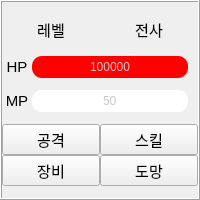
       <widget class="QFrame" name="frame_1">
        <property name="sizePolicy">
         <sizepolicy hsizetype="Expanding" vsizetype="Preferred">
          <horstretch>0</horstretch>
          <verstretch>0</verstretch>
         </sizepolicy>
        </property>
        <property name="minimumSize">
         <size>
          <width>180</width>
          <height>200</height>
         </size>
        </property>
        <property name="maximumSize">
         <size>
          <width>16777215</width>
          <height>200</height>
         </size>
        </property>
        <property name="frameShape">
         <enum>QFrame::Box</enum>
        </property>
        <property name="frameShadow">
         <enum>QFrame::Raised</enum>
        </property>
        <layout class="QGridLayout" name="gridLayout_4">
         <property name="leftMargin">
          <number>0</number>
         </property>
         <property name="topMargin">
          <number>0</number>
         </property>
         <property name="rightMargin">
          <number>0</number>
         </property>
         <property name="bottomMargin">
          <number>0</number>
         </property>
         <property name="spacing">
          <number>0</number>
         </property>
         <item row="2" column="0">
          <layout class="QHBoxLayout" name="horizontalLayout_4">
           <property name="spacing">
            <number>0</number>
           </property>
           <property name="rightMargin">
            <number>10</number>
           </property>
           <item>
            <widget class="QLabel" name="mp_1">
             <property name="sizePolicy">
              <sizepolicy hsizetype="Preferred" vsizetype="Preferred">
               <horstretch>0</horstretch>
               <verstretch>0</verstretch>
              </sizepolicy>
             </property>
             <property name="minimumSize">
              <size>
               <width>30</width>
               <height>0</height>
              </size>
             </property>
             <property name="font">
              <font>
               <pointsize>11</pointsize>
              </font>
             </property>
             <property name="text">
              <string>MP</string>
             </property>
             <property name="scaledContents">
              <bool>true</bool>
             </property>
             <property name="alignment">
              <set>Qt::AlignCenter</set>
             </property>
            </widget>
           </item>
           <item>
            <widget class="QProgressBar" name="mp_warrior">
             <property name="styleSheet">
              <string notr="true">QProgressBar{
  background-color: rgb(255, 255, 255);
  color:rgb(200,200,200);
  border-style: none;
  border-bottom-right-radius: 10px;
  border-bottom-left-radius: 10px;
  border-top-right-radius: 10px;
  border-top-left-radius: 10px;
  text-align: center;}
QProgressBar::chunk{
 border-bottom-right-radius: 10px;
 border-bottom-left-radius: 10px;
 border-top-right-radius: 10px;
 border-top-left-radius: 10px;
background-color: rgb(0, 0, 255);
 }</string>
             </property>
             <property name="maximum">
              <number>999999999</number>
             </property>
             <property name="value">
              <number>50</number>
             </property>
             <property name="textDirection">
              <enum>QProgressBar::TopToBottom</enum>
             </property>
             <property name="format">
              <string>%v</string>
             </property>
            </widget>
           </item>
          </layout>
         </item>
         <item row="1" column="0">
          <layout class="QHBoxLayout" name="horizontalLayout_3">
           <property name="spacing">
            <number>0</number>
           </property>
           <property name="rightMargin">
            <number>10</number>
           </property>
           <item>
            <widget class="QLabel" name="hp_1">
             <property name="sizePolicy">
              <sizepolicy hsizetype="Preferred" vsizetype="Preferred">
               <horstretch>0</horstretch>
               <verstretch>0</verstretch>
              </sizepolicy>
             </property>
             <property name="minimumSize">
              <size>
               <width>30</width>
               <height>0</height>
              </size>
             </property>
             <property name="font">
              <font>
               <pointsize>11</pointsize>
              </font>
             </property>
             <property name="text">
              <string>HP</string>
             </property>
             <property name="scaledContents">
              <bool>true</bool>
             </property>
             <property name="alignment">
              <set>Qt::AlignCenter</set>
             </property>
            </widget>
           </item>
           <item>
            <widget class="QProgressBar" name="hp_warrior">
             <property name="styleSheet">
              <string notr="true">QProgressBar{
  background-color: rgb(255, 255, 255);
  color:rgb(200,200,200);
  border-style: none;
  border-bottom-right-radius: 10px;
  border-bottom-left-radius: 10px;
  border-top-right-radius: 10px;
  border-top-left-radius: 10px;
  text-align: center;}
QProgressBar::chunk{
 border-bottom-right-radius: 10px;
 border-bottom-left-radius: 10px;
 border-top-right-radius: 10px;
 border-top-left-radius: 10px;
 background-color: rgb(255, 0, 0);
 }</string>
             </property>
             <property name="maximum">
              <number>999999999</number>
             </property>
             <property name="value">
              <number>12423423</number>
             </property>
             <property name="textVisible">
              <bool>true</bool>
             </property>
             <property name="orientation">
              <enum>Qt::Horizontal</enum>
             </property>
             <property name="invertedAppearance">
              <bool>false</bool>
             </property>
             <property name="textDirection">
              <enum>QProgressBar::TopToBottom</enum>
             </property>
             <property name="format">
              <string>%v</string>
             </property>
            </widget>
           </item>
          </layout>
         </item>
         <item row="0" column="0">
          <layout class="QHBoxLayout" name="horizontalLayout_2">
           <property name="spacing">
            <number>0</number>
           </property>
           <item>
            <widget class="QLabel" name="lv_warrior">
             <property name="minimumSize">
              <size>
               <width>30</width>
               <height>0</height>
              </size>
             </property>
             <property name="maximumSize">
              <size>
               <width>100</width>
               <height>30</height>
              </size>
             </property>
             <property name="font">
              <font>
               <pointsize>11</pointsize>
              </font>
             </property>
             <property name="text">
              <string>레벨</string>
             </property>
             <property name="alignment">
              <set>Qt::AlignCenter</set>
             </property>
            </widget>
           </item>
           <item>
            <widget class="QLabel" name="warrior">
             <property name="maximumSize">
              <size>
               <width>16777215</width>
               <height>30</height>
              </size>
             </property>
             <property name="font">
              <font>
               <pointsize>11</pointsize>
              </font>
             </property>
             <property name="text">
              <string>전사</string>
             </property>
             <property name="alignment">
              <set>Qt::AlignCenter</set>
             </property>
            </widget>
           </item>
          </layout>
         </item>
         <item row="3" column="0">
          <layout class="QGridLayout" name="gridLayout_3">
           <property name="spacing">
            <number>0</number>
           </property>
           <item row="0" column="1">
            <widget class="QPushButton" name="pb_skill_warrior">
             <property name="font">
              <font>
               <pointsize>11</pointsize>
              </font>
             </property>
             <property name="text">
              <string>스킬</string>
             </property>
            </widget>
           </item>
           <item row="0" column="0">
            <widget class="QPushButton" name="pb_atk_warrior">
             <property name="font">
              <font>
               <pointsize>11</pointsize>
              </font>
             </property>
             <property name="text">
              <string>공격</string>
             </property>
            </widget>
           </item>
           <item row="1" column="0">
            <widget class="QPushButton" name="pb_equip_warrior">
             <property name="font">
              <font>
               <pointsize>11</pointsize>
              </font>
             </property>
             <property name="text">
              <string>장비</string>
             </property>
            </widget>
           </item>
           <item row="1" column="1">
            <widget class="QPushButton" name="pb_run_warrior">
             <property name="font">
              <font>
               <pointsize>11</pointsize>
              </font>
             </property>
             <property name="text">
              <string>도망</string>
             </property>
            </widget>
           </item>
          </layout>
         </item>
        </layout>
       </widget>
